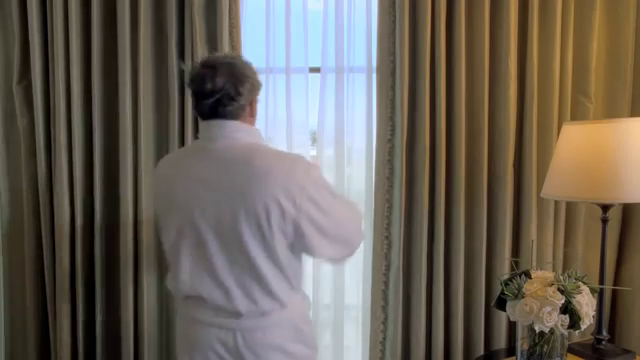
#> input picture frame 21 of linkedlist/sample.mp4, 640 x 360 px, given in place of 2015 Integrated Live Fire Exercise-2015.mp4, which was not available
$ python lk_opticalflow.py
#> lines starting #> are read from the running program, lines starting #| are printed output that depends on the picture; after the words box and inside, x2 and y2 are one past the last pixel; in counts of white or black regions, pixels touching at a corner belong together; pictures that were not available may be replaced by others from this repository, and a replacement may not be noted
import numpy as np
import cv2

cap = cv2.VideoCapture("../data/videos/2015 Integrated Live Fire Exercise-2015.mp4")

# params for ShiTomasi corner detection
feature_params = dict( maxCorners = 100,
                       qualityLevel = 0.3,
                       minDistance = 7,
                       blockSize = 7 )

# Parameters for lucas kanade optical flow
lk_params = dict( winSize  = (15,15),
                  maxLevel = 2,
                  criteria = (cv2.TERM_CRITERIA_EPS | cv2.TERM_CRITERIA_COUNT, 10, 0.03))

# Create some random colors
color = np.random.randint(0,255,(100,3))

# Take first frame and find corners in it
cap.read()
ret, old_frame = cap.read()
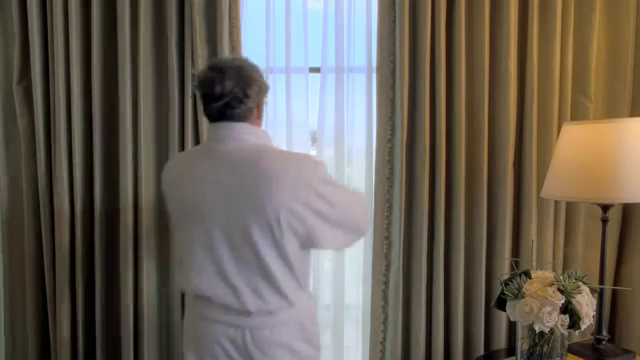
#> input picture frame 22 of linkedlist/sample.mp4, 640 x 360 px, given in place of 2015 Integrated Live Fire Exercise-2015.mp4, which was not available
#> old_frame is the input picture: shape (360, 640, 3); mean B, G, R 86.7, 96.8, 104.5
old_gray = cv2.cvtColor(old_frame, cv2.COLOR_BGR2GRAY)
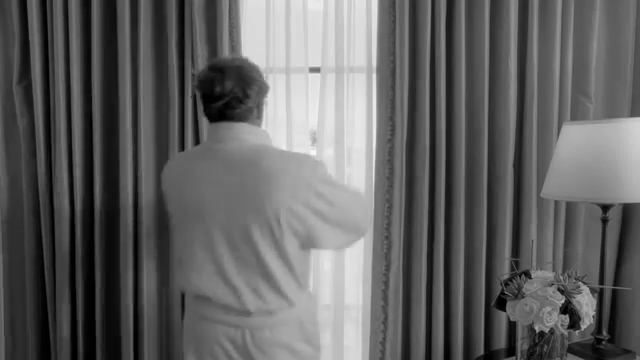
#> old_gray: shape (360, 640); min 0, max 250, mean 97.9
p0 = cv2.goodFeaturesToTrack(old_gray, mask = None, **feature_params)
#> p0 = 24 rows, first 8: [566, 316], [538, 330], [503, 309], [579, 328], [546, 331], [563, 298], [529, 278], [569, 327]

# Create a mask image for drawing purposes
mask = np.zeros_like(old_frame)

count = 0
while(1):
    count+=1
    ret,frame = cap.read()
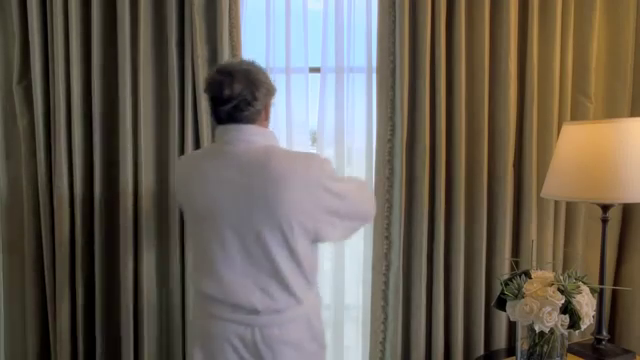
#> input picture frame 23 of linkedlist/sample.mp4, 640 x 360 px, given in place of 2015 Integrated Live Fire Exercise-2015.mp4, which was not available
#> frame is the input picture: shape (360, 640, 3); mean B, G, R 85, 95.3, 103.2
    frame_gray = cv2.cvtColor(frame, cv2.COLOR_BGR2GRAY)
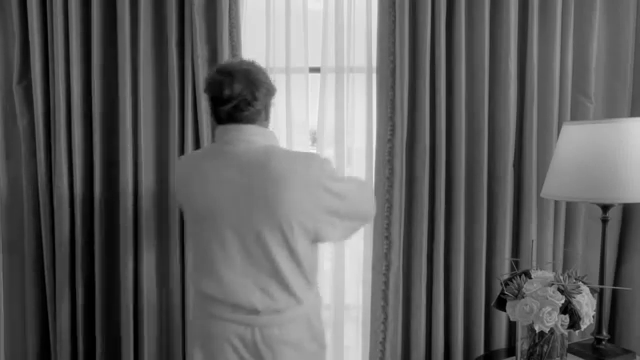
#> frame_gray: shape (360, 640); min 0, max 249, mean 96.5

    print(old_gray.shape, frame_gray.shape)
#| (360, 640) (360, 640)
    # calculate optical flow
    p1, st, err = cv2.calcOpticalFlowPyrLK(old_gray, frame_gray, p0, None, **lk_params)
#> p1 has the same summary as p0; st = 24 values from 1 to 1; err = 24 values, max 3.44 at index 20, min 0 at index 0, mean 0.368
    # Select good points
    good_new = p1[st==1]
#> good_new has the same summary as p0
    good_old = p0[st==1]
#> good_old has the same summary as p0

    # draw the tracks
    for i,(new,old) in enumerate(zip(good_new,good_old)):
        a,b = new.ravel()
        c,d = old.ravel()
        cv2.line(mask, (a,b),(c,d), color[i].tolist(), 2)
        cv2.circle(frame,(a,b),5,color[i].tolist(),-1)
#> this loop made 24 passes
#> (a, b, c, d) on passes 1 to 12: (566, 316, 566, 316), (538, 330, 538, 330), (503, 309, 503, 309), (579, 328, 579, 328), (546, 331, 546, 331), (563, 298, 563, 298), (529, 278, 529, 278), (569, 327, 569, 327), (522, 273, 522, 273), (601, 284, 601, 284), (555, 288, 555, 288), (503, 292, 503, 292)
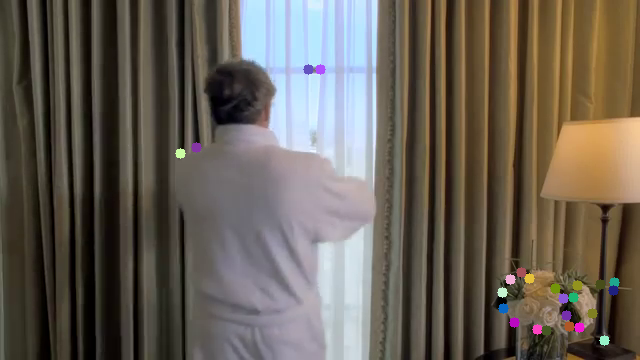
#> frame: shape (360, 640, 3); 0.84% of pixels changed, all inside (x1, y1, x2, y2) = (175, 64, 620, 346)
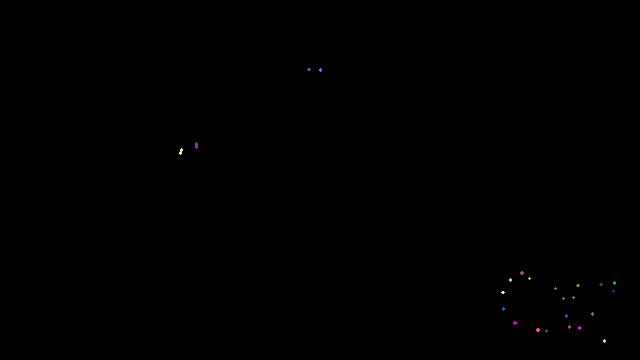
#> mask: shape (360, 640, 3); mean B, G, R 0.1, 0.1, 0.1
    img = cv2.add(frame,mask)

    cv2.imwrite('../out/opticalflow/frame' + str(count) + '.jpg',img)
    # k = cv2.waitKey(30) & 0xff
    # if k == 27:
    #     break

    # Now update the previous frame and previous points
    old_gray = frame_gray.copy()
    p0 = good_new.reshape(-1,1,2)

$ run again, starting later in the video
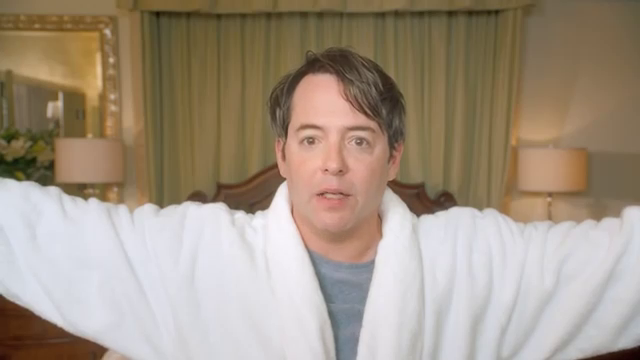
#> input picture frame 98 of linkedlist/sample.mp4, 640 x 360 px, given in place of 2015 Integrated Live Fire Exercise-2015.mp4, which was not available
#> `old_gray = cv2.cvtColor(old_frame, cv2.COLOR_BGR2GRAY)`:
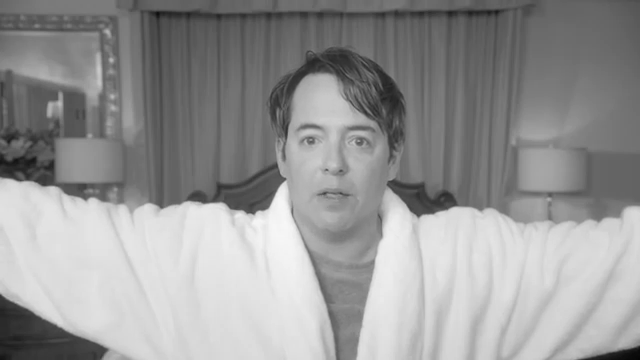
#> old_gray: shape (360, 640); min 5, max 247, mean 150
#> `p0 = cv2.goodFeaturesToTrack(old_gray, mask = None, **feature_params)`: p0 = 15 rows, first 8: [418, 217], [283, 178], [106, 350], [253, 213], [357, 140], [312, 139], [85, 199], [388, 183]
#| (360, 640) (360, 640)
#> p1 = 15 rows, first 8: [418, 217], [283, 178], [105.9, 350.1], [253, 213], [357, 140], [312, 139], [84.98, 199.2], [388.1, 183.1]; st = [1, 1, 1, 1, 1, 1, 1, 1, 1, 1, 1, 1, 1, 1, 1]; err = [0.0569, 0.151, 0.879, 0.00556, 0, 0, 1.02, 1.04, 0.422, 0, 0, 0, 1.77, 0.787, 0]
#> good_new has the same summary as p1
#> good_old has the same summary as p0
#> the loop `for i,(new,old) in enumerate(zip(good_new,good_old)):` made 15 passes
#> (a, b, c, d) on passes 1 to 8: (418, 217, 418, 217), (283, 178, 283, 178), (105.9, 350.1, 106, 350), (253, 213, 253, 213), (357, 140, 357, 140), (312, 139, 312, 139), (84.98, 199.2, 85, 199), (388.1, 183.1, 388, 183)
#> after the loop `for i,(new,old) in enumerate(zip(good_new,good_old)):`:
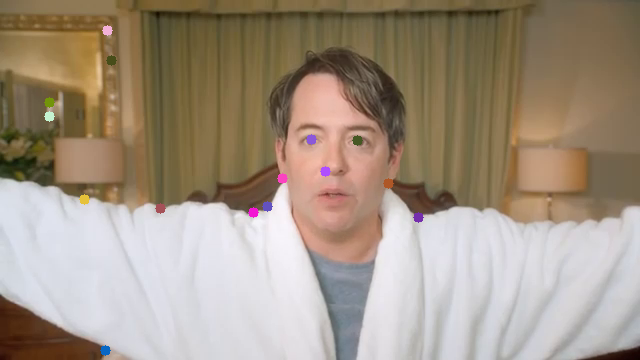
#> frame: shape (360, 640, 3); mean B, G, R 130.8, 147.5, 162.2
#> `p0 = good_new.reshape(-1,1,2)`: p0 has the same summary as p1
